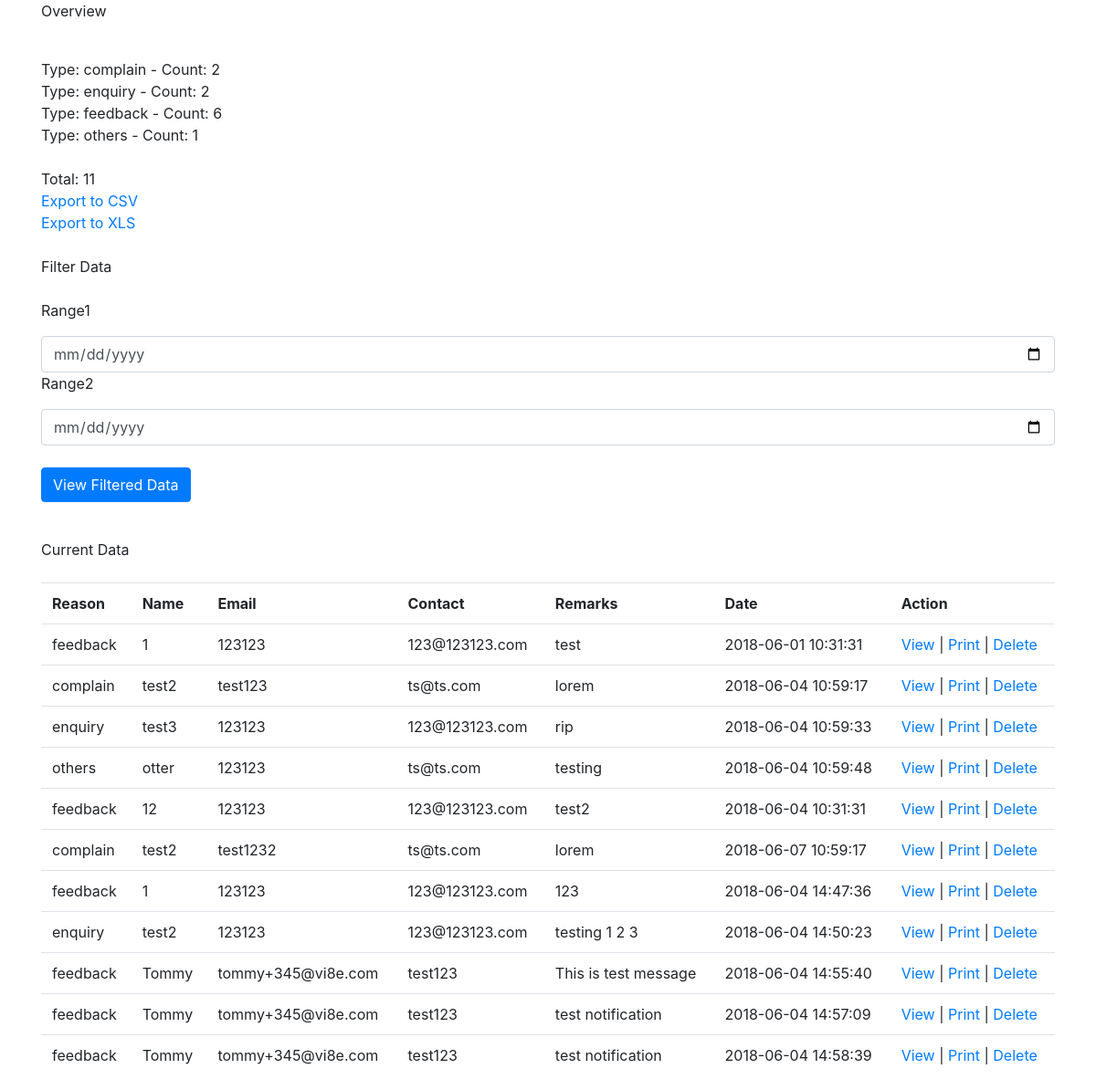
/admin/admin.php, run on the app's committed database.
### tables this page shows
CREATE TABLE `data` (
  `id` int(32) NOT NULL,
  `reason` varchar(100) NOT NULL,
  `name` varchar(100) NOT NULL,
  `contact` varchar(100) NOT NULL,
  `email` varchar(100) NOT NULL,
  `remarks` varchar(100) NOT NULL,
  `date` datetime NOT NULL DEFAULT CURRENT_TIMESTAMP
);

### admin/admin.php (the view, shortened to what this page needs)
<html>
<link href="css/bootstrap.min.css" rel="stylesheet">
<head>
</head>
<body>
    <div class="container">
            <p>Overview</p><br>
<?php
$con = @mysqli_connect('localhost', 'root', '', 'task');
$sql="SELECT reason, COUNT(reason) as jumlah FROM `data` GROUP BY reason";
$result=mysqli_query($con,$sql);
if ($result->num_rows > 0) {
    while($row = $result->fetch_assoc()) {
        echo "Type: " . $row["reason"]. " - Count: " . $row["jumlah"]."<br>";
    }
} else {
    echo "0 results";
}
$sql="SELECT COUNT(reason) as jumlah FROM `data`";
$result=mysqli_query($con,$sql);
echo '<br>';
if ($result->num_rows > 0) {
    while($row = $result->fetch_assoc()) {
        echo "Total: " . $row["jumlah"]."<br>";
    }
} else {
    echo "0 results";
}
?>
<a href="exportcsv.php">Export to CSV</a> <br>
<a href="exportxls.php">Export to XLS</a> <br>
<br> Filter Data
<form  action="viewdata.php" method="POST">
<br />
<p>Range1</p> <input class="form-control" type="date" name="date1">
<p>Range2</p> <input class="form-control" type="date" name="date2">
<br>
<input class="btn btn-primary" type="submit" value="View Filtered Data">
</form>
<br> Current Data <br>
<?php
echo '<br>';
echo '<table class="table">';
echo '<tr>';
echo '<th> Reason </th>';
echo '<th> Name </th>';
echo '<th> Email </th>';
echo '<th> Contact </th>';
echo '<th> Remarks </th>';
echo '<th> Date </th>';
echo '<th> Action </th>';
echo '</tr>';
$sql="SELECT * FROM `data`";
$result=mysqli_query($con,$sql);
if($result->num_rows > 0) {
    while($row = $result->fetch_assoc()) {
    	echo '<tr>';
    	echo '<td>';
    	echo $row["reason"];
    	echo '</td>';
    	echo '<td>';
    	echo $row["name"];
    	echo '</td>';
    	echo '<td>';
    	echo $row["email"];
    	echo '</td>';
    	echo '<td>';
    	echo $row["contact"];
    	echo '</td>';
    	echo '<td>';
    	echo $row["remarks"];
    	echo '</td>';
    	echo '<td>';
    	echo $row["date"];
    	echo '</td>';
    	echo '<td>';
    	echo "<a href='view.php?id=$row[id]'>View</a> | <a href='print.php?id=$row[id]'>Print</a> | <a href='delete.php?id=$row[id]'>Delete</a>";
    	echo '</td>';
    	echo '</tr>';
   }
}
else {
    echo "0 results";
}
echo '</table>';
?>
</div>
</body>
</html>

### data on the page
data: reason "feedback", name "1", email "123123", contact "123@123123.com", remarks "test", date "2018-06-01 10:31:31"
data: reason "complain", name "test2", email "test123", contact "ts@ts.com", remarks "lorem", date "2018-06-04 10:59:17"
data: reason "enquiry", name "test3", email "123123", contact "123@123123.com", remarks "rip", date "2018-06-04 10:59:33"
data: reason "others", name "otter", email "123123", contact "ts@ts.com", remarks "testing", date "2018-06-04 10:59:48"
data: reason "feedback", name "12", email "123123", contact "123@123123.com", remarks "test2", date "2018-06-04 10:31:31"
data: reason "complain", name "test2", email "test1232", contact "ts@ts.com", remarks "lorem", date "2018-06-07 10:59:17"
data: reason "feedback", name "1", email "123123", contact "123@123123.com", remarks "123", date "2018-06-04 14:47:36"
data: reason "enquiry", name "test2", email "123123", contact "123@123123.com", remarks "testing 1 2 3", date "2018-06-04 14:50:23"
data: reason "feedback", name "Tommy", email "tommy+345@vi8e.com", contact "test123", remarks "This is test message", date "2018-06-04 14:55:40"
data: reason "feedback", name "Tommy", email "tommy+345@vi8e.com", contact "test123", remarks "test notification", date "2018-06-04 14:57:09"
data: reason "feedback", name "Tommy", email "tommy+345@vi8e.com", contact "test123", remarks "test notification", date "2018-06-04 14:58:39"

### other printed values
$row["reason"] "complain"
$row["jumlah"] "2"
$row["reason"] "enquiry"
$row["reason"] "feedback"
$row["jumlah"] "6"
$row["reason"] "others"
$row["jumlah"] "1"
$row["jumlah"] "11"
